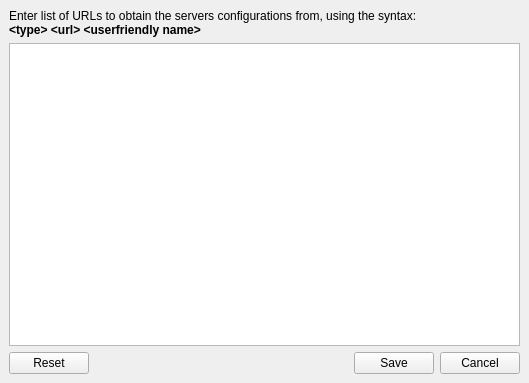
<?xml version="1.0" encoding="UTF-8"?>
<ui version="4.0">
 <class>pqServerConnectDialog</class>
 <widget class="QDialog" name="pqServerConnectDialog">
  <property name="geometry">
   <rect>
    <x>0</x>
    <y>0</y>
    <width>529</width>
    <height>383</height>
   </rect>
  </property>
  <property name="windowTitle">
   <string>Choose Server</string>
  </property>
  <layout class="QGridLayout" name="gridLayout_2">
   <property name="margin">
    <number>0</number>
   </property>
   <item row="0" column="0">
    <widget class="QStackedWidget" name="stackedWidget">
     <property name="currentIndex">
      <number>4</number>
     </property>
     <widget class="QWidget" name="page_choose">
      <layout class="QGridLayout" name="gridLayout_4">
       <item row="1" column="0">
        <layout class="QGridLayout">
         <property name="margin">
          <number>0</number>
         </property>
         <property name="spacing">
          <number>6</number>
         </property>
         <item row="0" column="0">
          <widget class="QPushButton" name="addServer">
           <property name="text">
            <string>Add Server</string>
           </property>
          </widget>
         </item>
         <item row="0" column="1">
          <widget class="QPushButton" name="editServer">
           <property name="enabled">
            <bool>false</bool>
           </property>
           <property name="text">
            <string>Edit Server</string>
           </property>
          </widget>
         </item>
         <item row="0" column="2">
          <widget class="QPushButton" name="deleteServer">
           <property name="enabled">
            <bool>false</bool>
           </property>
           <property name="text">
            <string>Delete Server</string>
           </property>
          </widget>
         </item>
         <item row="1" column="0">
          <widget class="QPushButton" name="load">
           <property name="text">
            <string>Load Servers</string>
           </property>
          </widget>
         </item>
         <item row="1" column="1">
          <widget class="QPushButton" name="save">
           <property name="text">
            <string>Save Servers</string>
           </property>
          </widget>
         </item>
         <item row="1" column="2">
          <widget class="QPushButton" name="fetchServers">
           <property name="text">
            <string>Fetch Servers</string>
           </property>
          </widget>
         </item>
        </layout>
       </item>
       <item row="2" column="0">
        <widget class="Line" name="line">
         <property name="orientation">
          <enum>Qt::Horizontal</enum>
         </property>
        </widget>
       </item>
       <item row="3" column="0">
        <layout class="QHBoxLayout">
         <property name="spacing">
          <number>6</number>
         </property>
         <property name="margin">
          <number>0</number>
         </property>
         <item>
          <spacer>
           <property name="orientation">
            <enum>Qt::Horizontal</enum>
           </property>
           <property name="sizeHint" stdset="0">
            <size>
             <width>40</width>
             <height>20</height>
            </size>
           </property>
          </spacer>
         </item>
         <item>
          <widget class="QPushButton" name="connect">
           <property name="enabled">
            <bool>false</bool>
           </property>
           <property name="text">
            <string>Connect</string>
           </property>
           <property name="default">
            <bool>true</bool>
           </property>
          </widget>
         </item>
         <item>
          <widget class="QPushButton" name="close">
           <property name="text">
            <string>Close</string>
           </property>
          </widget>
         </item>
        </layout>
       </item>
       <item row="0" column="0">
        <widget class="QTableWidget" name="servers">
         <property name="editTriggers">
          <set>QAbstractItemView::NoEditTriggers</set>
         </property>
         <property name="alternatingRowColors">
          <bool>true</bool>
         </property>
         <property name="selectionMode">
          <enum>QAbstractItemView::SingleSelection</enum>
         </property>
         <property name="selectionBehavior">
          <enum>QAbstractItemView::SelectRows</enum>
         </property>
         <property name="sortingEnabled">
          <bool>true</bool>
         </property>
         <attribute name="horizontalHeaderStretchLastSection">
          <bool>true</bool>
         </attribute>
         <attribute name="verticalHeaderVisible">
          <bool>false</bool>
         </attribute>
         <attribute name="verticalHeaderVisible">
          <bool>false</bool>
         </attribute>
         <attribute name="horizontalHeaderStretchLastSection">
          <bool>true</bool>
         </attribute>
         <column>
          <property name="text">
           <string>Configuration</string>
          </property>
         </column>
         <column>
          <property name="text">
           <string>Server</string>
          </property>
         </column>
        </widget>
       </item>
      </layout>
     </widget>
     <widget class="QWidget" name="page_create">
      <layout class="QGridLayout" name="gridLayout_5">
       <item row="0" column="0">
        <widget class="QLabel" name="label_6">
         <property name="text">
          <string>Name</string>
         </property>
        </widget>
       </item>
       <item row="0" column="1">
        <widget class="QLineEdit" name="name"/>
       </item>
       <item row="1" column="0">
        <widget class="QLabel" name="label_5">
         <property name="sizePolicy">
          <sizepolicy hsizetype="Preferred" vsizetype="Preferred">
           <horstretch>0</horstretch>
           <verstretch>0</verstretch>
          </sizepolicy>
         </property>
         <property name="text">
          <string>Server Type</string>
         </property>
        </widget>
       </item>
       <item row="1" column="1">
        <widget class="QComboBox" name="type">
         <property name="currentIndex">
          <number>0</number>
         </property>
         <item>
          <property name="text">
           <string>Client / Server</string>
          </property>
         </item>
         <item>
          <property name="text">
           <string>Client / Server (reverse connection)</string>
          </property>
         </item>
         <item>
          <property name="text">
           <string>Client / Data Server / Render Server</string>
          </property>
         </item>
         <item>
          <property name="text">
           <string>Client / Data Server / Render Server (reverse connection)</string>
          </property>
         </item>
        </widget>
       </item>
       <item row="2" column="0">
        <widget class="QLabel" name="hostLabel">
         <property name="text">
          <string>Host</string>
         </property>
        </widget>
       </item>
       <item row="2" column="1">
        <widget class="QLineEdit" name="host">
         <property name="text">
          <string>localhost</string>
         </property>
        </widget>
       </item>
       <item row="3" column="0">
        <widget class="QLabel" name="portLabel">
         <property name="text">
          <string>Port</string>
         </property>
        </widget>
       </item>
       <item row="3" column="1">
        <widget class="QSpinBox" name="port">
         <property name="minimum">
          <number>1</number>
         </property>
         <property name="maximum">
          <number>999999999</number>
         </property>
         <property name="value">
          <number>11111</number>
         </property>
        </widget>
       </item>
       <item row="4" column="0">
        <widget class="QLabel" name="dataServerHostLabel">
         <property name="text">
          <string>Data Server host</string>
         </property>
        </widget>
       </item>
       <item row="4" column="1">
        <widget class="QLineEdit" name="dataServerHost">
         <property name="text">
          <string>localhost</string>
         </property>
        </widget>
       </item>
       <item row="5" column="0">
        <widget class="QLabel" name="dataServerPortLabel">
         <property name="text">
          <string>Data Server port</string>
         </property>
        </widget>
       </item>
       <item row="5" column="1">
        <widget class="QSpinBox" name="dataServerPort">
         <property name="minimum">
          <number>1</number>
         </property>
         <property name="maximum">
          <number>999999999</number>
         </property>
         <property name="value">
          <number>11111</number>
         </property>
        </widget>
       </item>
       <item row="6" column="0">
        <widget class="QLabel" name="renderServerHostLabel">
         <property name="text">
          <string>Render Server host</string>
         </property>
        </widget>
       </item>
       <item row="6" column="1">
        <widget class="QLineEdit" name="renderServerHost">
         <property name="text">
          <string>localhost</string>
         </property>
        </widget>
       </item>
       <item row="7" column="0">
        <widget class="QLabel" name="renderServerPortLabel">
         <property name="text">
          <string>Render Server port</string>
         </property>
        </widget>
       </item>
       <item row="7" column="1">
        <widget class="QSpinBox" name="renderServerPort">
         <property name="maximum">
          <number>999999999</number>
         </property>
         <property name="value">
          <number>22222</number>
         </property>
        </widget>
       </item>
       <item row="8" column="0" colspan="2">
        <spacer name="spacer">
         <property name="orientation">
          <enum>Qt::Vertical</enum>
         </property>
         <property name="sizeHint" stdset="0">
          <size>
           <width>508</width>
           <height>94</height>
          </size>
         </property>
        </spacer>
       </item>
       <item row="9" column="0" colspan="2">
        <layout class="QHBoxLayout" name="_6">
         <property name="spacing">
          <number>6</number>
         </property>
         <property name="margin">
          <number>0</number>
         </property>
         <item>
          <spacer>
           <property name="orientation">
            <enum>Qt::Horizontal</enum>
           </property>
           <property name="sizeHint" stdset="0">
            <size>
             <width>131</width>
             <height>31</height>
            </size>
           </property>
          </spacer>
         </item>
         <item>
          <widget class="QPushButton" name="okButton">
           <property name="text">
            <string>Configure</string>
           </property>
          </widget>
         </item>
         <item>
          <widget class="QPushButton" name="cancelButton">
           <property name="text">
            <string>Cancel</string>
           </property>
          </widget>
         </item>
        </layout>
       </item>
      </layout>
     </widget>
     <widget class="QWidget" name="page_edit">
      <layout class="QGridLayout" name="gridLayout_6">
       <item row="0" column="0">
        <widget class="QLabel" name="message">
         <property name="text">
          <string>Configure server foobar (cs://foobar)</string>
         </property>
        </widget>
       </item>
       <item row="1" column="0">
        <widget class="QLabel" name="secondaryMessage">
         <property name="text">
          <string>Please configure the startup procedure to be used when connecting to this server:</string>
         </property>
         <property name="alignment">
          <set>Qt::AlignLeading|Qt::AlignLeft|Qt::AlignTop</set>
         </property>
         <property name="wordWrap">
          <bool>true</bool>
         </property>
        </widget>
       </item>
       <item row="2" column="0">
        <layout class="QHBoxLayout" name="_9">
         <property name="spacing">
          <number>6</number>
         </property>
         <property name="margin">
          <number>0</number>
         </property>
         <item>
          <widget class="QLabel" name="label_11">
           <property name="sizePolicy">
            <sizepolicy hsizetype="Preferred" vsizetype="Preferred">
             <horstretch>0</horstretch>
             <verstretch>0</verstretch>
            </sizepolicy>
           </property>
           <property name="text">
            <string>Startup Type:</string>
           </property>
          </widget>
         </item>
         <item>
          <widget class="QComboBox" name="startup_type">
           <property name="currentIndex">
            <number>0</number>
           </property>
           <item>
            <property name="text">
             <string>Manual</string>
            </property>
           </item>
           <item>
            <property name="text">
             <string>Command</string>
            </property>
           </item>
          </widget>
         </item>
         <item>
          <spacer>
           <property name="orientation">
            <enum>Qt::Horizontal</enum>
           </property>
           <property name="sizeHint" stdset="0">
            <size>
             <width>40</width>
             <height>20</height>
            </size>
           </property>
          </spacer>
         </item>
        </layout>
       </item>
       <item row="3" column="0">
        <widget class="QStackedWidget" name="stackedWidget_2">
         <property name="frameShape">
          <enum>QFrame::Box</enum>
         </property>
         <property name="currentIndex">
          <number>0</number>
         </property>
         <widget class="QWidget" name="page_6">
          <layout class="QVBoxLayout" name="_8">
           <property name="spacing">
            <number>6</number>
           </property>
           <property name="margin">
            <number>9</number>
           </property>
           <item>
            <widget class="QLabel" name="label_10">
             <property name="frameShape">
              <enum>QFrame::NoFrame</enum>
             </property>
             <property name="text">
              <string>Manual Startup - no attempt will be made to start the server.  You must start the server manually before trying to connect.</string>
             </property>
             <property name="alignment">
              <set>Qt::AlignCenter</set>
             </property>
             <property name="wordWrap">
              <bool>true</bool>
             </property>
            </widget>
           </item>
          </layout>
         </widget>
         <widget class="QWidget" name="page_1">
          <layout class="QVBoxLayout" name="_5">
           <property name="spacing">
            <number>6</number>
           </property>
           <property name="margin">
            <number>9</number>
           </property>
           <item>
            <widget class="QLabel" name="label_7">
             <property name="text">
              <string>Execute an external command to start the server:</string>
             </property>
            </widget>
           </item>
           <item>
            <widget class="QTextEdit" name="commandLine"/>
           </item>
           <item>
            <layout class="QHBoxLayout" name="_7">
             <property name="spacing">
              <number>6</number>
             </property>
             <property name="margin">
              <number>0</number>
             </property>
             <item>
              <widget class="QLabel" name="label_8">
               <property name="text">
                <string>After executing the startup command, wait</string>
               </property>
              </widget>
             </item>
             <item>
              <widget class="QDoubleSpinBox" name="delay">
               <property name="suffix">
                <string> seconds</string>
               </property>
               <property name="decimals">
                <number>1</number>
               </property>
               <property name="maximum">
                <double>300.000000000000000</double>
               </property>
               <property name="value">
                <double>5.000000000000000</double>
               </property>
              </widget>
             </item>
             <item>
              <widget class="QLabel" name="label_9">
               <property name="text">
                <string>before connecting.</string>
               </property>
              </widget>
             </item>
             <item>
              <spacer>
               <property name="orientation">
                <enum>Qt::Horizontal</enum>
               </property>
               <property name="sizeHint" stdset="0">
                <size>
                 <width>40</width>
                 <height>20</height>
                </size>
               </property>
              </spacer>
             </item>
            </layout>
           </item>
          </layout>
         </widget>
        </widget>
       </item>
       <item row="4" column="0">
        <widget class="QDialogButtonBox" name="editServer2ButtonBox">
         <property name="standardButtons">
          <set>QDialogButtonBox::Cancel|QDialogButtonBox::Save</set>
         </property>
        </widget>
       </item>
      </layout>
     </widget>
     <widget class="QWidget" name="page_fetch">
      <layout class="QVBoxLayout" name="verticalLayout">
       <item>
        <widget class="QTableWidget" name="importServersTable">
         <property name="alternatingRowColors">
          <bool>true</bool>
         </property>
         <property name="selectionMode">
          <enum>QAbstractItemView::ExtendedSelection</enum>
         </property>
         <property name="selectionBehavior">
          <enum>QAbstractItemView::SelectRows</enum>
         </property>
         <property name="sortingEnabled">
          <bool>true</bool>
         </property>
         <attribute name="horizontalHeaderStretchLastSection">
          <bool>true</bool>
         </attribute>
         <attribute name="verticalHeaderVisible">
          <bool>false</bool>
         </attribute>
         <attribute name="verticalHeaderVisible">
          <bool>false</bool>
         </attribute>
         <attribute name="horizontalHeaderStretchLastSection">
          <bool>true</bool>
         </attribute>
         <column>
          <property name="text">
           <string>HPC Resource</string>
          </property>
         </column>
         <column>
          <property name="text">
           <string>Comments</string>
          </property>
         </column>
         <column>
          <property name="text">
           <string>Source</string>
          </property>
         </column>
        </widget>
       </item>
       <item>
        <layout class="QHBoxLayout" name="horizontalLayout">
         <item>
          <widget class="QPushButton" name="editSources">
           <property name="text">
            <string>Edit Sources</string>
           </property>
          </widget>
         </item>
         <item>
          <spacer name="horizontalSpacer">
           <property name="orientation">
            <enum>Qt::Horizontal</enum>
           </property>
           <property name="sizeHint" stdset="0">
            <size>
             <width>40</width>
             <height>20</height>
            </size>
           </property>
          </spacer>
         </item>
         <item>
          <widget class="QPushButton" name="importSelected">
           <property name="enabled">
            <bool>false</bool>
           </property>
           <property name="text">
            <string>Import Selected</string>
           </property>
           <property name="default">
            <bool>false</bool>
           </property>
          </widget>
         </item>
         <item>
          <widget class="QPushButton" name="fetchCancel">
           <property name="text">
            <string>Cancel</string>
           </property>
           <property name="default">
            <bool>true</bool>
           </property>
          </widget>
         </item>
        </layout>
       </item>
      </layout>
     </widget>
     <widget class="QWidget" name="page_editSources">
      <layout class="QVBoxLayout" name="verticalLayout_2">
       <item>
        <widget class="QLabel" name="label_2">
         <property name="text">
          <string>&lt;!DOCTYPE HTML PUBLIC &quot;-//W3C//DTD HTML 4.0//EN&quot; &quot;http://www.w3.org/TR/REC-html40/strict.dtd&quot;&gt;
&lt;html&gt;&lt;head&gt;&lt;meta name=&quot;qrichtext&quot; content=&quot;1&quot; /&gt;&lt;style type=&quot;text/css&quot;&gt;
p, li { white-space: pre-wrap; }
&lt;/style&gt;&lt;/head&gt;&lt;body style=&quot; font-family:'Helvetica'; font-size:9pt; font-weight:400; font-style:normal;&quot;&gt;
&lt;p style=&quot; margin-top:0px; margin-bottom:0px; margin-left:0px; margin-right:0px; -qt-block-indent:0; text-indent:0px;&quot;&gt;Enter list of URLs to obtain the servers configurations from, using the syntax:&lt;/p&gt;
&lt;p style=&quot; margin-top:0px; margin-bottom:0px; margin-left:0px; margin-right:0px; -qt-block-indent:0; text-indent:0px;&quot;&gt;&lt;span style=&quot; font-weight:600;&quot;&gt;&amp;lt;type&amp;gt; &amp;lt;url&amp;gt; &amp;lt;userfriendly name&amp;gt;&lt;/span&gt;&lt;/p&gt;&lt;/body&gt;&lt;/html&gt;</string>
         </property>
        </widget>
       </item>
       <item>
        <widget class="QTextEdit" name="editSourcesText"/>
       </item>
       <item>
        <widget class="QDialogButtonBox" name="editSourcesButtonBox">
         <property name="standardButtons">
          <set>QDialogButtonBox::Cancel|QDialogButtonBox::Reset|QDialogButtonBox::Save</set>
         </property>
        </widget>
       </item>
      </layout>
     </widget>
    </widget>
   </item>
  </layout>
 </widget>
 <tabstops>
  <tabstop>addServer</tabstop>
  <tabstop>editServer</tabstop>
  <tabstop>deleteServer</tabstop>
  <tabstop>connect</tabstop>
  <tabstop>close</tabstop>
 </tabstops>
 <resources/>
 <connections>
  <connection>
   <sender>startup_type</sender>
   <signal>currentIndexChanged(int)</signal>
   <receiver>stackedWidget_2</receiver>
   <slot>setCurrentIndex(int)</slot>
   <hints>
    <hint type="sourcelabel">
     <x>131</x>
     <y>62</y>
    </hint>
    <hint type="destinationlabel">
     <x>264</x>
     <y>207</y>
    </hint>
   </hints>
  </connection>
  <connection>
   <sender>close</sender>
   <signal>clicked()</signal>
   <receiver>pqServerConnectDialog</receiver>
   <slot>reject()</slot>
   <hints>
    <hint type="sourcelabel">
     <x>481</x>
     <y>359</y>
    </hint>
    <hint type="destinationlabel">
     <x>264</x>
     <y>191</y>
    </hint>
   </hints>
  </connection>
 </connections>
</ui>
